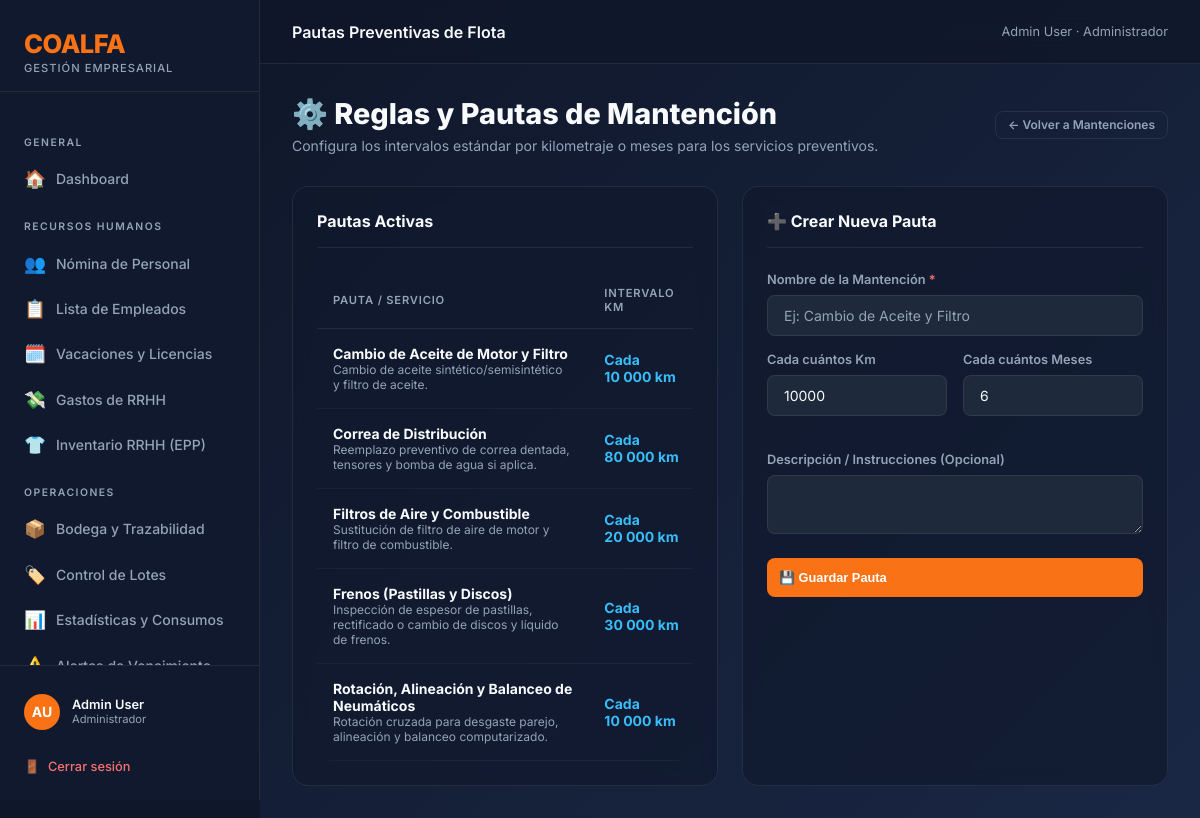
/flota/pautas/ (signed in), run on the app's committed database.
### coalfa/models.py (models this page shows, shortened)
class Usuario(AbstractBaseUser, PermissionsMixin):
    ROL_CHOICES = [
        ("ADMIN", "Administrador"),
        ("RRHH", "Recursos Humanos"),
        ("OPERACIONAL", "Operacional"),
        ("GERENTE", "Gerente"),
        ("AUDITOR", "Auditor (Solo Lectura)"),
    ]
    rut = models.CharField(max_length=12, unique=True, verbose_name="RUT", validators=[rut_validator])
    nombre = models.CharField(max_length=60, verbose_name="Nombre")
    apellido = models.CharField(max_length=60, verbose_name="Apellido")
    rol = models.CharField(max_length=15, choices=ROL_CHOICES, default="RRHH", verbose_name="Rol")
    is_active = models.BooleanField(default=True, verbose_name="Activo")
    is_staff = models.BooleanField(default=False, verbose_name="Es staff")
    solicitud_pendiente = models.BooleanField(default=False, verbose_name="Solicitud pendiente de aprobación")
    date_joined = models.DateTimeField(default=timezone.now, verbose_name="Fecha de registro")
    USERNAME_FIELD = "rut"
    REQUIRED_FIELDS = ["nombre", "apellido"]
    objects = UsuarioManager()
    def get_full_name(self):
        return f"{self.nombre} {self.apellido}"
    class Meta:
        verbose_name = "Usuario"
        verbose_name_plural = "Usuarios"

### flota/models.py (models this page shows, shortened)
class PautaMantencion(models.Model):
    nombre = models.CharField(
        max_length=100,
        verbose_name="Nombre de la Pauta / Servicio",
        help_text="Ej: Cambio de Aceite y Filtro, Frenos, Rotación Neumáticos",
    )
    intervalo_km = models.PositiveIntegerField(
        default=10000,
        verbose_name="Intervalo de Kilómetros",
        help_text="Cada cuántos km se debe realizar (0 si no aplica por km)",
    )
    intervalo_meses = models.PositiveIntegerField(
        default=6,
        verbose_name="Intervalo de Meses",
        help_text="Cada cuántos meses se debe realizar (0 si no aplica por tiempo)",
    )
    descripcion = models.TextField(blank=True, verbose_name="Descripción / Instrucciones")
    activo = models.BooleanField(default=True, verbose_name="Activa")
    class Meta:
        verbose_name = "Pauta de Mantención"
        verbose_name_plural = "Pautas de Mantención"
        ordering = ["nombre"]

### flota/views.py (the view)
# urls.py: path("pautas/", views.pautas_mantencion, name="flota_pautas"),
@operacional_required
def pautas_mantencion(request):
    pautas = PautaMantencion.objects.all()
    form = PautaMantencionForm()
    if request.method == "POST":
        form = PautaMantencionForm(request.POST)
        if form.is_valid():
            pauta = form.save()
            messages.success(request, f"Pauta de mantención '{pauta.nombre}' creada exitosamente.")
            return redirect("flota_pautas")
    return render(request, "flota/pautas_mantencion.html", {"pautas": pautas, "form": form})

### flota/forms.py
class PautaMantencionForm(forms.ModelForm):
    class Meta:
        model = PautaMantencion
        fields = ["nombre", "intervalo_km", "intervalo_meses", "descripcion", "activo"]
        widgets = {
            "nombre": forms.TextInput(attrs={"class": "form-control", "placeholder": "Ej: Cambio de Aceite y Filtro"}),
            "intervalo_km": forms.NumberInput(attrs={"class": "form-control", "placeholder": "Ej: 10000"}),
            "intervalo_meses": forms.NumberInput(attrs={"class": "form-control", "placeholder": "Ej: 6"}),
            "descripcion": forms.Textarea(attrs={"class": "form-control", "rows": 2}),
            "activo": forms.CheckboxInput(attrs={"class": "form-check-input"}),
        }

### coalfa/context_processors.py (called while the page is built)
def solicitudes_pendientes(request):
    if request.user.is_authenticated and getattr(request.user, 'rol', None) == 'ADMIN':
        count = Usuario.objects.filter(solicitud_pendiente=True).count()
        return {'solicitudes_count': count}
    return {}

### flota/templates/flota/pautas_mantencion.html (shortened to what this page needs)
{% extends 'base.html' %}
{% load humanize %}
{% block topbar_title %}Pautas Preventivas de Flota{% endblock %}
{% block content %}
<div class="header-section" style="margin-bottom: 2rem; display: flex; justify-content: space-between; align-items: center; flex-wrap: wrap; gap: 1rem;">
    <div>
        <h1 class="page-title" style="margin: 0; font-size: 1.8rem; font-weight: 800;">⚙️ Reglas y Pautas de Mantención</h1>
        <p class="page-subtitle" style="margin: 0.35rem 0 0; color: var(--text-muted);">
            Configura los intervalos estándar por kilometraje o meses para los servicios preventivos.
        </p>
    </div>
    <a href="{% url 'flota_mantenciones' %}" class="btn btn-ghost btn-sm">
        ← Volver a Mantenciones
    </a>
</div>
<div style="display: grid; grid-template-columns: repeat(auto-fit, minmax(320px, 1fr)); gap: 1.5rem;">
    <div class="card">
        <div class="card-header">
            <h2 class="card-title" style="margin: 0;">Pautas Activas</h2>
        </div>
        <div class="table-wrap">
            <table>
                <thead>
                    <tr>
                        <th>Pauta / Servicio</th>
                        <th>Intervalo Km</th>
                    </tr>
                </thead>
                <tbody>
                    {% for p in pautas %}
                    <tr>
                        <td>
                            <strong>{{ p.nombre }}</strong>
                            {% if p.descripcion %}
                            <div style="font-size: 0.75rem; color: var(--text-muted);">{{ p.descripcion }}</div>
                            {% endif %}
                        </td>
                        <td>
                            {% if p.intervalo_km %}
                            <span style="font-weight: 700; color: #38bdf8;">Cada {{ p.intervalo_km|intcomma }} km</span>
                            {% else %}—{% endif %}
                        </td>
                    </tr>
                    {% empty %}
                    <tr>
                        <td colspan="4" style="text-align: center; color: var(--text-muted); padding: 2rem;">
                            No hay pautas configuradas. Agrega una con el formulario.
                        </td>
                    </tr>
                    {% endfor %}
                </tbody>
            </table>
        </div>
    </div>
    {% if user.rol != 'AUDITOR' %}
    <div class="card">
        <div class="card-header">
            <h2 class="card-title" style="margin: 0;">➕ Crear Nueva Pauta</h2>
        </div>
        <form method="POST">
            <div class="form-group" style="margin-bottom: 1rem;">
                <label class="form-label">Nombre de la Mantención <span style="color: var(--danger);">*</span></label>
                {{ form.nombre }}
            </div>
            <div style="display: grid; grid-template-columns: 1fr 1fr; gap: 1rem; margin-bottom: 1rem;">
                <div class="form-group">
                    <label class="form-label">Cada cuántos Km</label>
                    {{ form.intervalo_km }}
                </div>
                <div class="form-group">
                    <label class="form-label">Cada cuántos Meses</label>
                    {{ form.intervalo_meses }}
                </div>
            </div>
            <div class="form-group" style="margin-bottom: 1.25rem;">
                <label class="form-label">Descripción / Instrucciones (Opcional)</label>
                {{ form.descripcion }}
            </div>
            <button type="submit" class="btn btn-primary" style="width: 100%; padding: 0.75rem;">
                💾 Guardar Pauta
            </button>
        </form>
    </div>
    {% endif %}
</div>
{% endblock %}

### templates/base.html (shortened to what this page needs)
<!DOCTYPE html>
<html lang="es">
<head>
    <link rel="stylesheet" href="https://unpkg.com/nprogress@0.2.0/nprogress.css" />
</head>
<body>
    <div class="sidebar">
        <div class="sidebar-brand">
            <div class="logo-text">COALFA</div>
            <div class="logo-sub">Gestión Empresarial</div>
        </div>
        <nav class="sidebar-nav">
            <div class="nav-section-label">General</div>
            <a href="{% url 'dashboard' %}" class="nav-item {% block nav_home %}{% endblock %}">
                <span class="icon">🏠</span> Dashboard
            </a>
            {% if user.rol == 'RRHH' or user.rol == 'ADMIN' or user.rol == 'GERENTE' or user.rol == 'AUDITOR' %}
            <div class="nav-section-label">Recursos Humanos</div>
            <a href="{% url 'rrhh_dashboard' %}" class="nav-item {% block nav_rrhh %}{% endblock %}">
                <span class="icon">👥</span> Nómina de Personal
            </a>
            <a href="{% url 'rrhh_lista_empleados' %}" class="nav-item {% block nav_empleados %}{% endblock %}">
                <span class="icon">📋</span> Lista de Empleados
            </a>
            <a href="{% url 'rrhh_ausencias' %}" class="nav-item {% block nav_ausencias %}{% endblock %}">
                <span class="icon">🗓️</span> Vacaciones y Licencias
            </a>
            <a href="{% url 'rrhh_gastos' %}" class="nav-item {% block nav_rrhh_gastos %}{% endblock %}">
                <span class="icon">💸</span> Gastos de RRHH
            </a>
            <a href="{% url 'rrhh_inventario' %}" class="nav-item {% block nav_rrhh_inventario %}{% endblock %}">
                <span class="icon">👕</span> Inventario RRHH (EPP)
            </a>
            {% endif %}
            {% if user.rol == 'OPERACIONAL' or user.rol == 'ADMIN' or user.rol == 'GERENTE' or user.rol == 'AUDITOR' %}
            <div class="nav-section-label">Operaciones</div>
            <a href="{% url 'inventario_dashboard' %}" class="nav-item {% block nav_inventario %}{% endblock %}">
                <span class="icon">📦</span> Bodega y Trazabilidad
            </a>
            <a href="{% url 'inventario_lista_lotes' %}" class="nav-item {% block nav_lotes %}{% endblock %}">
                <span class="icon">🏷️</span> Control de Lotes
            </a>
            <a href="{% url 'inventario_resumen_consumo' %}" class="nav-item {% block nav_consumo %}{% endblock %}">
                <span class="icon">📊</span> Estadísticas y Consumos
            </a>
            <a href="{% url 'inventario_alertas' %}" class="nav-item {% block nav_alertas %}{% endblock %}">
                <span class="icon">⚠️</span> Alertas de Vencimiento
            </a>
            {% endif %}
        </nav>
        <div class="sidebar-footer">
            <div class="user-info">
                <div class="user-avatar">{{ user.nombre|first }}{{ user.apellido|first }}</div>
                <div>
                    <div class="user-name">{{ user.get_full_name }}</div>
                    <div class="user-role">{{ user.get_rol_display }}</div>
                </div>
            </div>
            <a href="{% url 'logout' %}" class="btn-logout">
                <span>🚪</span> Cerrar sesión
            </a>
        </div>
    </div>
    <div class="main-wrapper">
        <div class="topbar">
            <div class="topbar-title">{% block topbar_title %}Dashboard{% endblock %}</div>
            <div class="topbar-breadcrumb">{{ user.get_full_name }} · {{ user.get_rol_display }}</div>
        </div>
        <div class="page-content">
            {% block content %}{% endblock %}
        </div>
    </div>
</body>
</html>

### data on the page
Usuario: nombre|first "A", apellido|first "U", get_full_name "Admin User", rol "Administrador"
PautaMantencion: nombre "Cambio de Aceite de Motor y Filtro", descripcion "Cambio de aceite sintético/semisintético y filtro de aceite.", intervalo_km "10 000"
PautaMantencion: nombre "Correa de Distribución", descripcion "Reemplazo preventivo de correa dentada, tensores y bomba de agua si aplica.", intervalo_km "80 000"
PautaMantencion: nombre "Filtros de Aire y Combustible", descripcion "Sustitución de filtro de aire de motor y filtro de combustible.", intervalo_km "20 000"
PautaMantencion: nombre "Frenos (Pastillas y Discos)", descripcion "Inspección de espesor de pastillas, rectificado o cambio de discos y líquido de frenos.", intervalo_km "30 000"
PautaMantencion: nombre "Rotación, Alineación y Balanceo de Neumáticos", descripcion "Rotación cruzada para desgaste parejo, alineación y balanceo computarizado.", intervalo_km "10 000"
